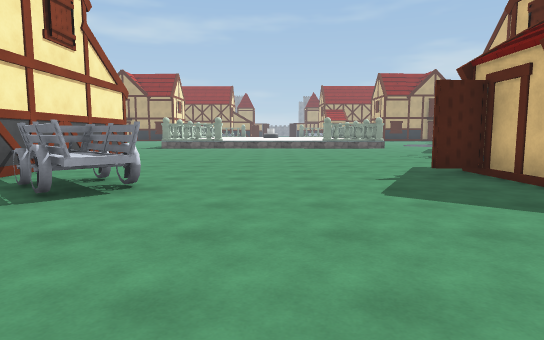
view 1 (above)

24 first-person views from a walk through a scene from a Unity 3-D project. The camera is 1.4 m above the floor, tilts 6° down and sees 75° across. The floor is counted in squares, 2 m on a side. Each view is taken from the middle of a square. On the plan, view 1 faces up. The plan holds only what a view shows up to about 11 squares ahead; the rest is blank. The place goes on beyond the plan. Surface patterns are stand-ins for the level's own textures.

view 2
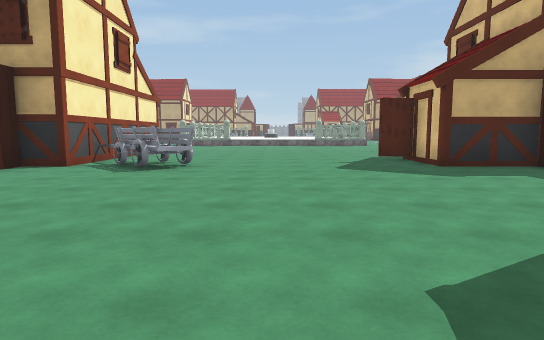

view 3
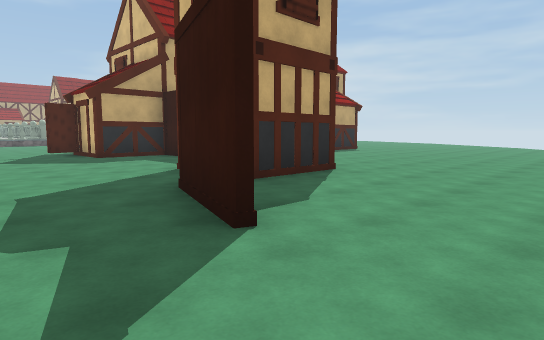

view 4
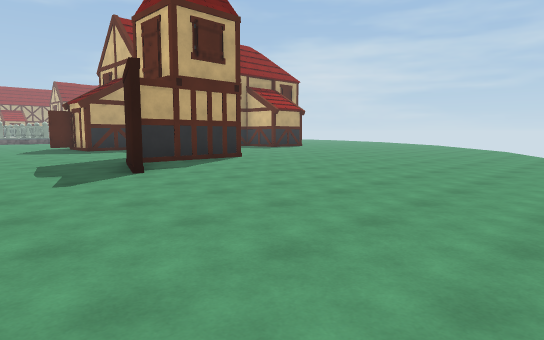

view 5
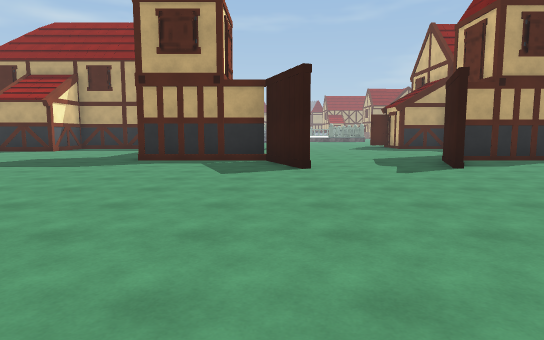

view 6
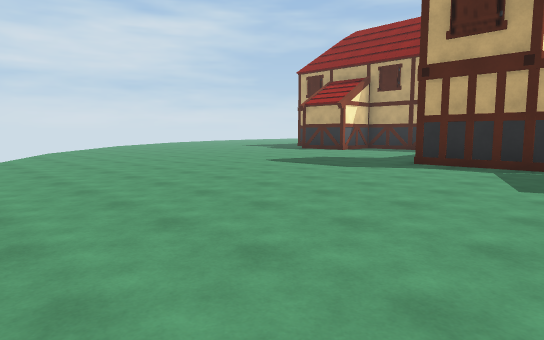

view 7
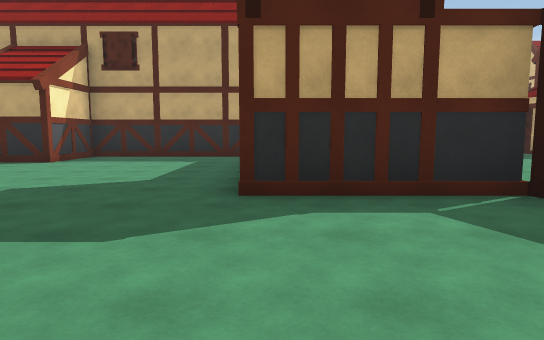

view 8
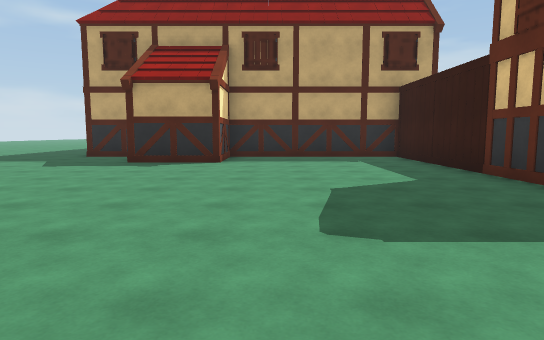

view 9
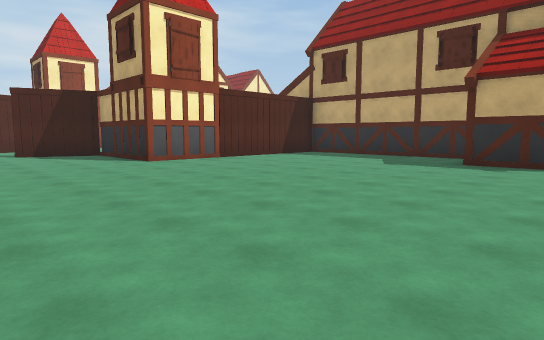

view 10
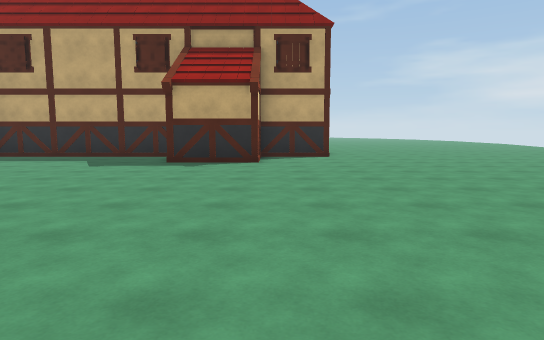

view 11
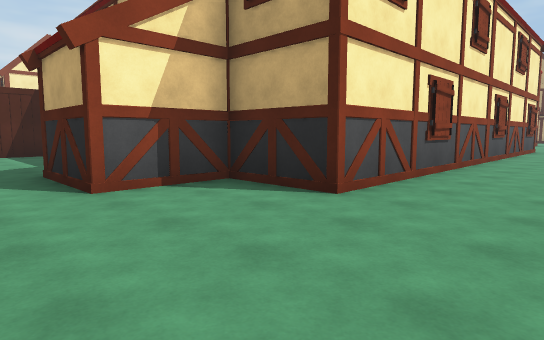

view 12
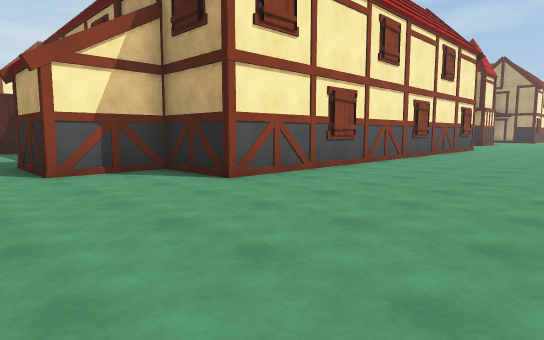

view 13
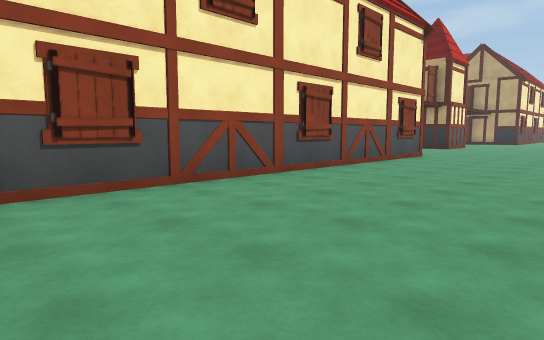

view 14
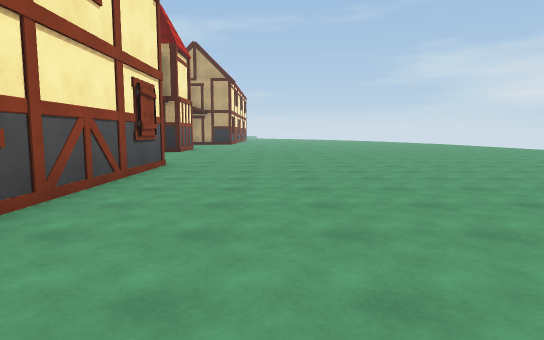

view 15
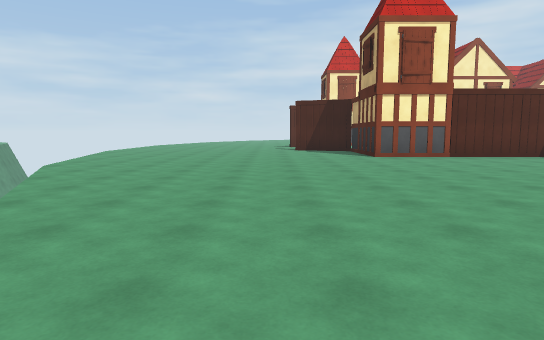

view 16
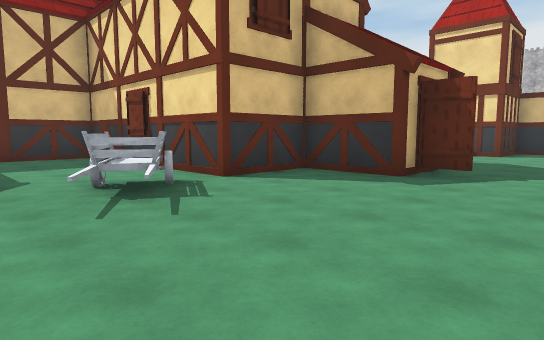

view 17
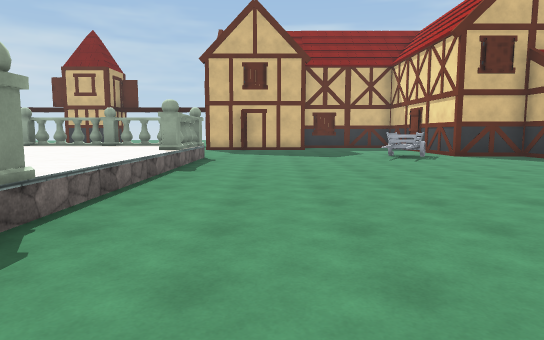

view 18
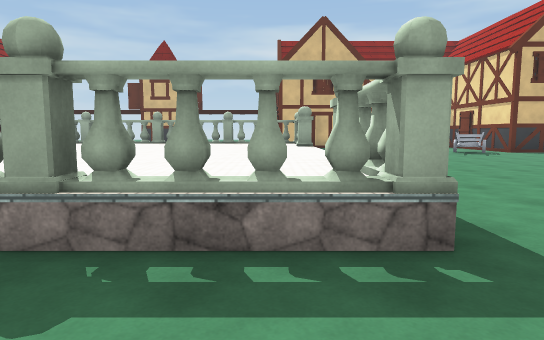

view 19
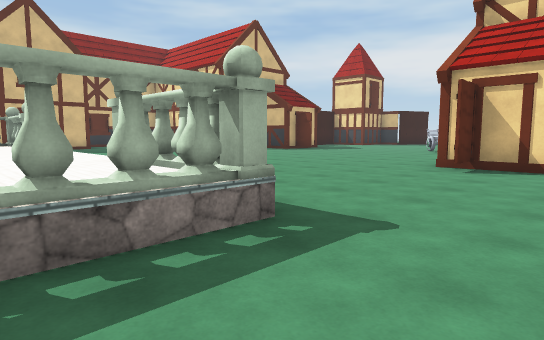

view 20
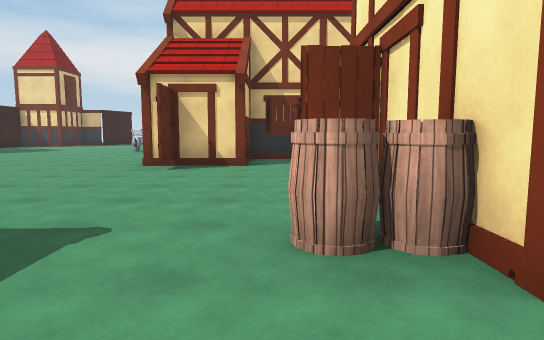

view 21
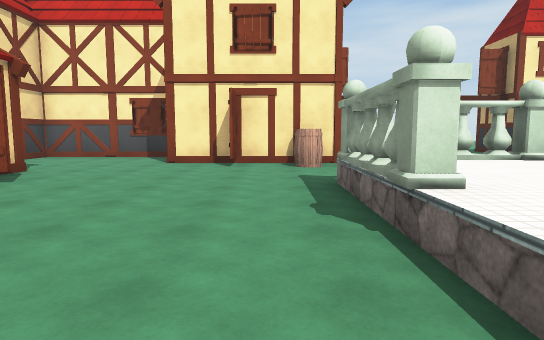

view 22
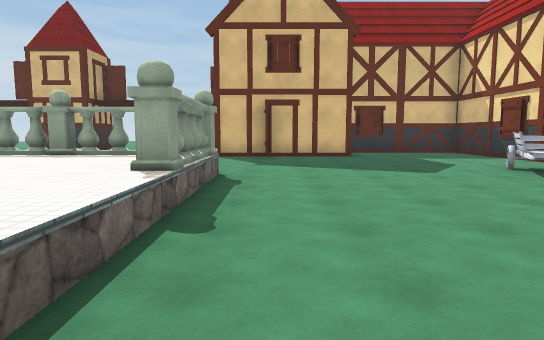

view 23
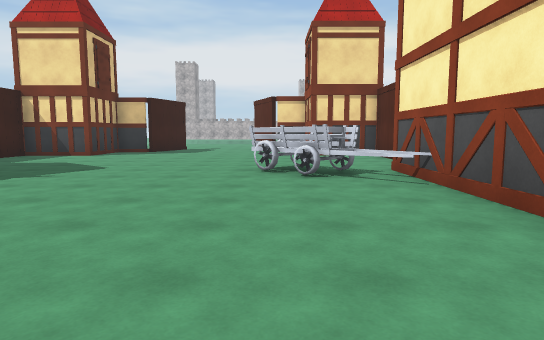

view 24
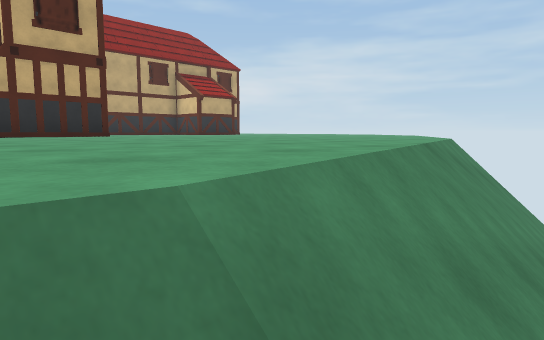

### Floor plan
Key: @ floor where view 1 was taken; # wall or solid block; . floor; / step, stairs or slope; = window, fence, low wall or low ledge; ^ raised ledge; O other object.
Columns run from 11 left of view 1 to 20 right of it. Each row starts with its distance up from view 1.
 18     ..O^^^^^^^^^O          .....
 17    ...#^^^^^^^^^#          .....
 16    OO.OOOO^^^OOOO....#    #.....
 15    #................##    #.....
 14    #.................#    #.....
 13    #.................#    #.....
 12 #.....................    #.....
 11 #.....#........OO......#  #.....
 10 #....##.........OO.....#  #.....
  9 #....##................#  #.....
  8 #######..........#######  #.....
  7       #..........#        #.....
  6       ##......####        #.....
  5 ####=###OO.....######## ###.....
  4 #.....#..O.......#..... #.......
  3 #.....#..........#.....##.......
  2 ......#..........#..............
  1 ......#..........#..............
  0 ......##...@...###.............
 -1 ......##.......##.............
 -2 ......####...####............
 -3 .........#...#...............
 -4 .........#...#..............
 -5 .........................../
 -6 ........................../
 -7 ........................./
 -8 .......................//
 -9 .....................//
-10      .............///
-11          .   .///////
-12              /////

Where each view was taken, in squares from view 1:
view 1: 0 up, 0 right, facing up
view 2: 3 down, 0 right, facing up
view 3: 6 down, 0 right, facing up-right
view 4: 10 down, 1 left, facing up-right
view 5: 11 down, 2 left, facing up
view 6: 10 down, 2 left, facing up-left
view 7: 6 down, 5 left, facing up
view 8: 6 down, 9 left, facing up
view 9: 6 down, 14 right, facing up-left
view 10: 6 down, 14 right, facing up
view 11: 1 up, 18 right, facing up-left
view 12: 1 up, 20 right, facing up-left
view 13: 6 up, 20 right, facing up-left
view 14: 9 up, 18 right, facing up
view 15: 5 down, 16 right, facing left
view 16: 12 up, 1 right, facing down-right
view 17: 14 up, 5 left, facing right
view 18: 17 up, 7 left, facing right
view 19: 18 up, 7 left, facing down-right
view 20: 18 up, 7 left, facing down
view 21: 15 up, 0 right, facing left
view 22: 15 up, 1 left, facing right
view 23: 11 up, 2 left, facing down
view 24: 12 down, 2 right, facing up-right
